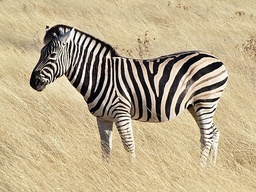
#> input picture img/640px-Common_zebra_1.jpg, 256 x 192 px, shrunk from 640 x 480 before the run; the run also reads 1 picture not shown here
$ jupyter execute edge_corner.ipynb
#> lines starting #> are read from the running program, lines starting #| are printed output that depends on the picture; after the words box and inside, x2 and y2 are one past the last pixel; in counts of white or black regions, pixels touching at a corner belong together
# Edge Detection
Edges are caused by a variety of factors
* surface normal discontinuity
* depth discontinuity
* surface color discontinuity
* illumination discontinuity

Edge := rapid change in the image intensity function $f(x, y)$

## Finite difference
discrete differenciation:
$$
\frac{\partial f}{\partial x} [x, y] \approx F[x + 1, y] - F[x, y]
$$

This operation can be implemented as a linear filter:
$$
\frac{\partial f}{\partial x}: \begin{bmatrix} 0 & 0 & 0 \\ 0 & -1 & 1 \\ 0 & 0 & 0 \end{bmatrix}
$$
(Actually, this filter shifts the image by a half pixel)

## Image Gradient
The gradient of an image $f$ is
$$
\nabla f = \left[ \frac{\partial f}{\partial x}, \frac{\partial f}{\partial y} \right]
$$
its magnitude and direction is
$$
\mathrm{magnitude:} \quad \left\| \nabla f \right\| = \sqrt{\left(\frac{\partial f}{\partial x}\right)^2 + \left(\frac{\partial f}{\partial y}\right)^2} \\
\mathrm{direction:} \quad \theta = \mathrm{atan2} \left(\frac{\partial f}{\partial y}, \frac{\partial f}{\partial x}\right)
$$

[cell 1]
import numpy as np
from PIL import Image

[cell 2]
def finite_difference(image, axis):
    assert axis == 0 or axis == 1
    # difference along y-axis of an image is equivalent to
    # difference along x-axis of the transposed image
    if axis == 1:
        image = np.transpose(image, [1, 0, 2])

    h, w, _ = image.shape

    result = np.zeros_like(image)
    for i in range(h - 1):
        for j in range(w - 1):
            result[i, j, :] = image[i + 1, j, :] - image[i, j, :]
    if axis == 1:
        result = np.transpose(result, [1, 0, 2])
    return result

[cell 3]
# prepare a sample image
img = Image.open("./img/640px-Common_zebra_1.jpg") # https://commons.wikimedia.org/wiki/File:Common_zebra_1.jpg
#> img is the input picture: PIL image 256x192 RGB; mean R, G, B 188.4, 172, 139.9
img = np.asarray(img).astype(np.float64) / 255.
#> img: shape (192, 256, 3) float64
# diffs
img_dx = finite_difference(img, 1)
#> in finite_difference, `image = np.transpose(image, [1, 0, 2])`:
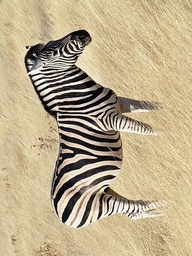
#> image: shape (256, 192, 3) float64; mean of channels 0, 1, 2 0.739, 0.674, 0.549; drawn as R, G, B
#> after the loop in finite_difference, `for i in range(h - 1):`:
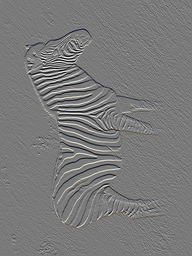
#> result: shape (256, 192, 3) float64; mean of channels 0, 1, 2 -1.45e-05, -6.65e-05, -2.98e-05; drawn with min black and max white
img_dy = finite_difference(img, 0)
# magnitude
img_mg = np.sqrt(np.square(img_dx) + np.square(img_dy))

# visualization
img_dx = (img_dx - np.min(img_dx)) / (np.max(img_dx) - np.min(img_dx))
img_dy = (img_dy - np.min(img_dy)) / (np.max(img_dy) - np.min(img_dy))
img_mg = img_mg / np.max(img_mg)

[cell 4]
import matplotlib.pyplot as plt

plt.figure(figsize=(10, 10))
plt.subplot(2, 2, 1)
plt.imshow(img)
plt.axis("off")
plt.title("original")
plt.subplot(2, 2, 2)
plt.imshow(img_dx)
plt.axis("off")
plt.title("df/dx")
plt.subplot(2, 2, 3)
plt.imshow(img_dy)
plt.axis("off")
plt.title("df/dy")
plt.subplot(2, 2, 4)
plt.imshow(img_mg)
plt.axis("off")
plt.title("magnitude")

This method is simple but has a problem: noise

[cell 5]
f = np.array([0.]*100 + [1.]*100)
f = f + np.random.normal(0., 0.1, 200)

# compute finite difference of f
df = np.empty((200, ))
for i in range(199):
    df[i] = f[i + 1] - f[i]
df[199] = df[198]

# plot f and df
ax = np.arange(200)
plt.subplot(1, 2, 1)
plt.plot(ax, f)
plt.title("f(x)")
plt.subplot(1, 2, 2)
plt.plot(ax, df)
plt.title("f(x)/dx")
#> figure, not shown here; panel 1: curve peaks at x = 144, y = 1.24; panel 2: curve peaks at x = 99, y = 1.15

The edge is not apparent in $\frac{df}{dx}$.

To deal with this noise effect, smooth the image first

[cell 6]
# prepare gaussian kernel
kernel = np.exp(-0.5 * np.square(np.arange(-3, 4) / 2.)) / np.sqrt(2 * np.pi * 2. * 2.)
kernel = kernel / np.sum(kernel)
# convolution
f_extend = np.concatenate((np.zeros((3, )), f, np.ones((3, ))))
f_smooth = np.zeros_like(f)
for i in range(200):
    f_smooth[i] = np.sum(f_extend[i:i+7] * kernel)
# finite difference
df_smooth = np.empty(200)
for i in range(199):
    df_smooth[i] = f_smooth[i + 1] - f_smooth[i]
df_smooth[199] = df_smooth[198]

# plot results
plt.figure(figsize=(12, 3))
plt.subplot(1, 3, 1)
plt.plot(ax, f)
plt.title("f(x)")
plt.subplot(1, 3, 2)
plt.plot(ax, f_smooth)
plt.title("g*f(x)")
plt.subplot(1, 3, 3)
plt.plot(ax, df_smooth)
plt.title("d/dx g*f(x)")
#> figure, not shown here; panel 1: curve peaks at x = 144, y = 1.24; panel 2: curve peaks at x = 110, y = 1.11; panel 3: curve peaks at x = 99, y = 0.199

The edge now stands out in $\frac{d}{dx} g*f(x) $ ($g$ is Gaussian kernel).

## Sobel Filter
Because of the associative property of convolution, the following equation holds:
$$
\frac{d}{dx} (g * f) = \left( \frac{dg}{dx} \right) * f
$$

Sobel Filters are common approximation of derivative of Gaussian $\frac{dg}{dx}$
$$
\begin{aligned}
s_x &= \frac{1}{8} \begin{bmatrix} -1 & 0 & 1 \\ -2 & 0 & 2 \\ -1 & 0 & 1 \end{bmatrix} \\
s_y &= \frac{1}{8} \begin{bmatrix}  1 & 2 & 1 \\  0 & 0 & 0 \\ -1 & -2 & -1 \end{bmatrix}
\end{aligned}
$$

[cell 7]
def pad(image, h_size, w_size):
    assert not (h_size == 0 and w_size == 0)
    extended_shape = list(image.shape)
    extended_shape[0] = extended_shape[0] + 2 * h_size
    extended_shape[1] = extended_shape[1] + 2 * w_size
    extended = np.empty(extended_shape)

    # center
    if h_size == 0:
        extended[:, w_size:-w_size, :] = image
    elif w_size == 0:
        extended[h_size:-h_size, :, :] = image
    else:
        extended[h_size:-h_size, w_size:-w_size, :] = image
    # edges and corners
    for i in range(h_size):
        extended[       i, :, :] = extended[       h_size, :, :]
        extended[-(i + 1), :, :] = extended[-(h_size + 1), :, :]
    for j in range(w_size):
        extended[:,        j, :] = extended[:,        w_size, :]
        extended[:, -(j + 1), :] = extended[:, -(w_size + 1), :]
    return extended

[cell 8]
def conv2d(image, kernel):
    # kernel size should be an odd number
    assert kernel.shape[0] % 2 == 1 and kernel.shape[1] % 2 == 1
    # here, assume a square kernel
    assert kernel.shape[0] == kernel.shape[1]

    m = kernel.shape[0]
    mdiv2 = m // 2
    h, w, c = image.shape

    # extend the image to apply a kernel to the edge of it
    extended = pad(image, mdiv2, mdiv2)

    # convolution
    # Most naive implementation: time complexity of O(HWCM^2)
    result = np.zeros_like(image)
    for i in range(h):
        for j in range(w):
            for k in range(-mdiv2, mdiv2 + 1):
                for l in range(-mdiv2, mdiv2 + 1):
                    for ch in range(c):
                        result[i, j, ch] += extended[i - k + mdiv2, j - l + mdiv2, ch] * kernel[mdiv2 + k, mdiv2 + l]
    return result

[cell 9]
sobel_x = np.array([[-1., 0., 1.], [-2., 0., 2.], [-1., 0., 1.]]) / 8.
sobel_y = np.array([[1., 2., 1.], [0., 0., 0.], [-1., -2., -1.]]) / 8.

# apply sobel filters
img_dx = conv2d(img, sobel_x)
#> in pad, `extended[h_size:-h_size, w_size:-w_size, :] = image`: extended: shape (194, 258, 3) float64; 1.69% of the values are NaN or infinite; the others: min -1.73e+308, max 2.36e+280, mean -inf
#> after the loop in pad, `for i in range(h_size):`: extended: shape (194, 258, 3) float64; 0.72% of the values are NaN or infinite; the others: min -1.73e+308, max 1.41e+277, mean -inf
#> after the loop in pad, `for j in range(w_size):`:
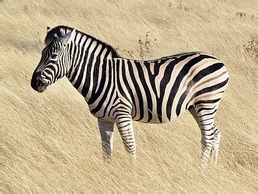
#> extended: shape (194, 258, 3) float64; mean R, G, B 0.74, 0.676, 0.549
img_dy = conv2d(img, sobel_y)
img_mg = np.sqrt(np.square(img_dx) + np.square(img_dy))

# visualization
img_dx = (img_dx - np.min(img_dx)) / (np.max(img_dx) - np.min(img_dx))
img_dy = (img_dy - np.min(img_dy)) / (np.max(img_dy) - np.min(img_dy))
img_mg = img_mg / np.max(img_mg)

[cell 10]
# show results
import matplotlib.pyplot as plt

plt.figure(figsize=(10, 10))
plt.subplot(2, 2, 1)
plt.imshow(img)
plt.axis("off")
plt.title("original")
plt.subplot(2, 2, 2)
plt.imshow(img_dx)
plt.axis("off")
plt.title("df/dx")
plt.subplot(2, 2, 3)
plt.imshow(img_dy)
plt.axis("off")
plt.title("df/dy")
plt.subplot(2, 2, 4)
plt.imshow(img_mg)
plt.axis("off")
plt.title("magnitude")

## Non-Maximum Suppression
The curve extracted by Sobel filters is still too thick to find the edge even after thresholding.

Non-maximum suppression finds a thin curve which is most likely to be the edge.

[cell 11]
def non_maximum_suppression(dx, dy):
    assert dx.shape == dy.shape and dx.ndim == 2

    magnitude = np.sqrt(np.square(dx) + np.square(dy))
    direction = np.arctan2(dy, dx)

    h, w = dx.shape
    result = np.zeros_like(dx)
    for i in range(1, h - 1):
        for j in range(1, w - 1):
            if ((direction[i, j] > -0.75 * np.pi and direction[i, j] < -0.25 * np.pi) or
                (direction[i, j] > 0.25 * np.pi and direction[i, j] < 0.75 * np.pi)):
                # direction vector first intersects h-grids
                # tan(pi/2) theoretically needs to be handled
                w1 = 1. / np.tan(direction[i, j])
                w2 = -1. / np.tan(direction[i, j])
                # interpolation
                sign = 1 if w1 > 0. else -1
                p1 = magnitude[i + 1, j] * (1. - w1) + magnitude[i + 1, j + sign] * w1
                p2 = magnitude[i - 1, j] * (1. - w2) + magnitude[i - 1, j - sign] * w2
            else:
                # direction vector first intersects w-grids
                w1 = np.tan(direction[i, j])
                w2 = np.tan(direction[i, j])
                # interpolation
                sign = 1 if w1 > 0. else -1
                p1 = magnitude[i, j + 1] * (1. - w1) + magnitude[i, j + sign] * w1
                p2 = magnitude[i, j - 1] * (1. - w2) + magnitude[i, j - sign] * w2
            # local maximum
            if magnitude[i, j] > p1 and magnitude[i, j] > p2:
                result[i, j] = 1.
    return result

[cell 12]
# merge channels
dx_norm = np.sqrt(np.sum(np.square(img_dx), axis=2))
dy_norm = np.sqrt(np.sum(np.square(img_dy), axis=2))

# threshold
mag = np.sqrt(np.square(dx_norm) + np.square(dy_norm))
mag_norm = mag / np.max(mag)
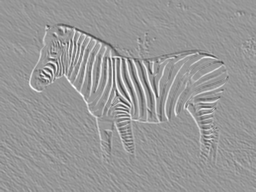
#> mag_norm: shape (192, 256) float64; min 0.212, max 1, mean 0.598

def threshold(dimg, refimg, val):
    return np.where(refimg < val, np.zeros_like(dimg), dimg)

high_threshold = 0.73
dx_norm_h = threshold(dx_norm, mag_norm, high_threshold)
dy_norm_h = threshold(dy_norm, mag_norm, high_threshold)
mag_threshold_h = threshold(mag_norm, mag_norm, high_threshold)

# low threshold
low_threshold = 0.6
dx_norm_l = threshold(dx_norm, mag_norm, low_threshold)
dy_norm_l = threshold(dy_norm, mag_norm, low_threshold)
mag_threshold_l = threshold(mag_norm, mag_norm, low_threshold)

# NMS
nms_h = non_maximum_suppression(dx_norm_h, dy_norm_h)
#> after the loop in non_maximum_suppression, `for i in range(1, h - 1):`:
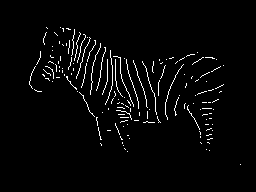
#> result: shape (192, 256) float64; values 0 (black) and 1 (white), 2.8% white in thin lines or dots, all inside (x1, y1, x2, y2) = (29, 27, 241, 165)
nms_l = non_maximum_suppression(dx_norm_l, dy_norm_l)
#> in non_maximum_suppression (call 2), `direction = np.arctan2(dy, dx)`:
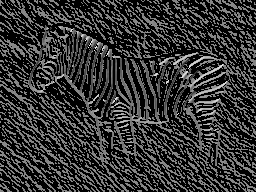
#> direction: shape (192, 256) float64; min 0, max 1.51, mean 0.311; drawn with min black and max white
#> after the loop in non_maximum_suppression (call 2), `for i in range(1, h - 1):`:
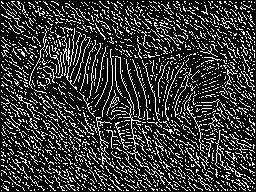
#> result: shape (192, 256) float64; values 0 (black) and 1 (white), 21.1% white in thin lines or dots

[cell 13]
# show results
plt.figure(figsize=(12, 12))
# high threshold
plt.subplot(2, 2, 1)
plt.imshow(mag_threshold_h, cmap="Greys_r")
plt.title(f"after thresholding ({high_threshold})")
plt.subplot(2, 2, 2)
plt.imshow(nms_h, cmap="Greys_r")
plt.title("after nms")
# low threshold
plt.subplot(2, 2, 3)
plt.imshow(mag_threshold_l, cmap="Greys_r")
plt.title(f"after thresholding ({low_threshold})")
plt.subplot(2, 2, 4)
plt.imshow(nms_l, cmap="Greys_r")
plt.title("after nms")

## Canny Edge Detector
1. Apply the gradient of Gaussian filter (smoothing and differentiation)
1. Non-maximum suppression (edge thinning)
1. Hysteresis thresholding

Hysteresis thresholding starts with a point whose value is greater than the high threshold and extend the curve using the low threshold.

[cell 14]
def hysteresis_threshold(high, low):
    assert high.shape == low.shape

    h, w = high.shape

    result = np.zeros_like(high)
    # blog analysis
    for i in range(h):
        for j in range(w):
            if high[i, j] > 0.5:
                # if a point is marked as an edge on the basis of the high threshold,
                # mark it as the true edge
                result[i, j] = 1.
            elif low[i, j] > 0.5:
                # if a point is marked as an edge only on the basis of the low threshold,
                # mark it as the true edge if it is connected with a strong edge
                if np.any(high[i - 1:i + 2, j - 1:j + 2] > 0.5):
                    result[i, j] = 1.
    return result

[cell 15]
canny = hysteresis_threshold(nms_h, nms_l)
#> after the loop in hysteresis_threshold, `for i in range(h):`: result: shape (192, 256) float64; values 0 (black) and 1 (white), 3.6% white in thin lines or dots, all inside (x1, y1, x2, y2) = (29, 26, 242, 166)

[cell 16]
# show results
plt.imshow(canny, cmap="Greys_r")

## Laplacian Filter and LOG Filter
Laplacian as differentiation filter
$$
\nabla^2 f(x, y) = \frac{\partial^2 f}{\partial x^2} + \frac{\partial^2 f}{\partial y^2}
$$
edge: intersection with zero

Better at localizing blurred edges than first-order derivative

LOG (Laplace of Gaussian) Filter: Laplacian operator combined with a smoothing filter

[cell 17]
def g(x):
    return np.exp(-0.5 * x * x) / np.sqrt(2 * np.pi)
def dg(x):
    return -x * g(x)
def ddg(x):
    return -g(x) + x * x * g(x)

ax = np.linspace(-10., 10., 1000)
plt.plot(ax, g(ax), label="g(x)")
plt.plot(ax, dg(ax), label="dg/dx")
plt.plot(ax, ddg(ax), label="ddg/dxdx")
plt.legend()
plt.vlines(0, -0.5, 0.5, linestyle="dashed", linewidth=0.5)
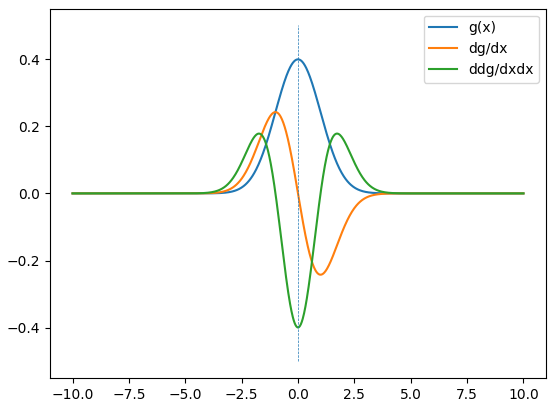
#> figure drawn by matplotlib, 1 panel; curve peaks at x = -0.01, y = 0.399; curve peaks at x = -0.991, y = 0.242; curve peaks at x = -1.73, y = 0.178

[cell 18]
def LOG_filter(image, kernel_size, stddev):
    mdiv2 = kernel_size // 2

    # create LOG kernel
    kernel = np.empty((kernel_size, kernel_size))
    mesh = np.arange(-mdiv2, mdiv2 + 1)
    i_mesh = np.repeat(mesh[:, np.newaxis], kernel_size, axis=1).astype(np.float64)
    j_mesh = np.repeat(mesh[np.newaxis, :], kernel_size, axis=0).astype(np.float64)

    r2 = np.square(i_mesh) + np.square(j_mesh)
    kernel = (r2 - 2. * stddev * stddev) * np.exp(-0.5 * r2 / (stddev * stddev))
    kernel = kernel / np.sum(kernel)

    # convolution of an image and the LOG kernel
    result = conv2d(image, kernel)
    return result

[cell 19]
# apply LOG filter with some stddev values
for i, stddev in enumerate([1., 2., 3.]):
    log_img = LOG_filter(img, 7, 1.)

    # show results
    log_mag = np.sqrt(np.sum(np.square(log_img), axis=2))
    log_mag = log_mag / np.max(log_mag)
    plt.subplot(1, 3, i + 1)
    plt.imshow(log_mag, cmap="Greys_r")
#> this loop made 3 passes
#> pass 1, in LOG_filter, `result = conv2d(image, kernel)`:
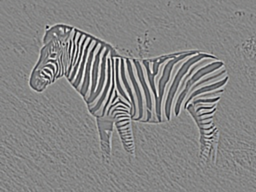
#> result: shape (192, 256, 3) float64; mean R, G, B 0.7, 0.7, 0.6; drawn with min black and max white
#> pass 1, `log_mag = np.sqrt(np.sum(np.square(log_img), axis=2))`:
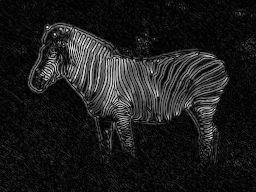
#> log_mag: shape (192, 256) float64; min 0.03, max 89.65, mean 10.2; drawn with min black and max white

# Corner
The corner is an extremely important feature:
* Image alignment
* 3D reconstruction
* Motion tracking
* Robot navigation
* others

## Harris Corner Detection
Consider Sum of the Squared Differences (SSD) btw a window $W$ and $W$ shifted by $(u, v)$:
$$
E(u, v) = \sum_{(x, y) \in W} \left[ I(x + u, y + v) - I(x, y) \right]^2.
$$
At a corner, this SSD significantly changes in all directions.
$E(u, v)$ is approximated as follows:

$$
\begin{aligned}
E(u, v) &\approx \sum_{(x, y) \in W} \left[ I(x, y) + I_x u + I_y v - I(x, y) \right]^2 \\
&= \sum_{(x, y) \in W} \left[ I_x u + I_y v \right]^2 \\
&= \left( \sum_{(x, y) \in W} I_x^2 \right) u^2 + 2 \left( \sum_{(x, y) \in W} I_x I_y \right) uv + \left( \sum_{(x, y) \in W} I_y^2 \right) v^2 \\
&= \begin{bmatrix} u & v \end{bmatrix} \begin{bmatrix} A & B \\ B & C \end{bmatrix} \begin{bmatrix} u \\ v \end{bmatrix}.
\end{aligned}
$$

Let $H$ be $\begin{bmatrix} A & B \\ B & C \end{bmatrix}$. When $E$ increases in all directions, eigenvalues of $H$ (let $\lambda_1, \lambda_2$ be them) are both large.

### Harris Operator
The Harris operator, $f$ defined as follows, is very similar to $\lambda_{\mathrm{min}}$ but less expensive:
$$
f = \frac{\lambda_1 \lambda_2}{\lambda_1 + \lambda_2} = \frac{\det(H)}{\mathrm{tr}(H)}.
$$

[cell 20]
def harris_operator(image, window_size):
    # some constants
    h, w, _ = image.shape
    wdiv2 = window_size // 2

    # compute gradients of the image
    dx = conv2d(image, sobel_x)
    dy = conv2d(image, sobel_y)
    # padding
    dx = pad(dx, wdiv2, wdiv2)
    dy = pad(dy, wdiv2, wdiv2)
    # magnitude of gradients
    dx = np.sqrt(np.sum(np.square(dx), axis=2))
    dy = np.sqrt(np.sum(np.square(dy), axis=2))
    # f-values
    f = np.zeros((h, w))
    for i in range(h):
        for j in range(w):
            h_matrix = np.zeros((2, 2))
            for k in range(-wdiv2, wdiv2 + 1):
                for l in range(-wdiv2, wdiv2 + 1):
                    i_offset = i + k + wdiv2
                    j_offset = j + l + wdiv2
                    h_matrix = h_matrix + np.array([[dx[i_offset, j_offset] * dx[i_offset, j_offset], dx[i_offset, j_offset] * dy[i_offset, j_offset]],
                                                    [dy[i_offset, j_offset] * dx[i_offset, j_offset], dy[i_offset, j_offset] * dy[i_offset, j_offset]]])
            if np.trace(h_matrix) == 0.:
                f[i, j] = 0.
            else:
                f[i, j] = np.linalg.det(h_matrix) / np.trace(h_matrix)
    return f

[cell 21]
# prepare a checker board
w, h = 128, 128
checker = np.zeros((w, h, 1))
nw, nh = 4, 4
for i in range(nh):
    for j in range(nw):
        if (i + j) % 2 == 0:
            checker[i*h//nh:(i+1)*h//nh, j*w//nw:(j+1)*w//nw, 0] = 1.
plt.imshow(checker, cmap="Greys_r")

[cell 22]
f_value = harris_operator(checker, 7)
plt.imshow(f_value / np.max(f_value), cmap="Greys_r")

Let's apply this Harris corner detection to a bit more complex image.

[cell 23]
letters = Image.open("./img/letters.png")
letters = np.asarray(letters).astype(np.float64) / 255.
letters = np.mean(letters, axis=2, keepdims=True)
plt.imshow(letters, cmap="Greys_r")

[cell 24]
f_values = harris_operator(letters, 5)

[cell 25]
# find local maxima
def find_local_max(image, kernel_size, threshold):
    mdiv2 = kernel_size // 2
    h, w = image.shape
    # padding (add ch-axis for pad() function)
    extended = pad(image[:, :, np.newaxis], mdiv2, mdiv2)
    extended = np.reshape(extended, (h + kernel_size - 1, w + kernel_size - 1))
    max_filter = np.zeros_like(image)

    for i in range(h):
        for j in range(w):
            max_filter[i, j] = np.max(extended[i:i+kernel_size, j:j+kernel_size])
    # mask small values
    masked = np.where(max_filter == image, max_filter, np.zeros_like(max_filter))
    # thresholding
    result = np.where(masked > threshold, masked, np.zeros_like(masked))
    return result

normal_f = f_values / np.max(f_values)
corners = find_local_max(normal_f, 3, 0.3)

[cell 26]
# put found corners on the original image
stack = np.repeat(letters, 3, axis=2)
red_img = np.array([[[1., 0., 0.]]])
red_img = np.repeat(red_img, letters.shape[0], axis=0)
red_img = np.repeat(red_img, letters.shape[1], axis=1)
# make points bigger
emphasized = np.zeros_like(corners)
for i in range(corners.shape[0]):
    for j in range(corners.shape[1]):
        if corners[i, j] > 0.2:
            emphasized[i - 2:i + 3, j - 2:j + 3] = corners[i, j]
stack = np.where(np.repeat(emphasized[:, :, np.newaxis], 3, axis=2) < 0.3, stack, red_img)

plt.imshow(stack)
